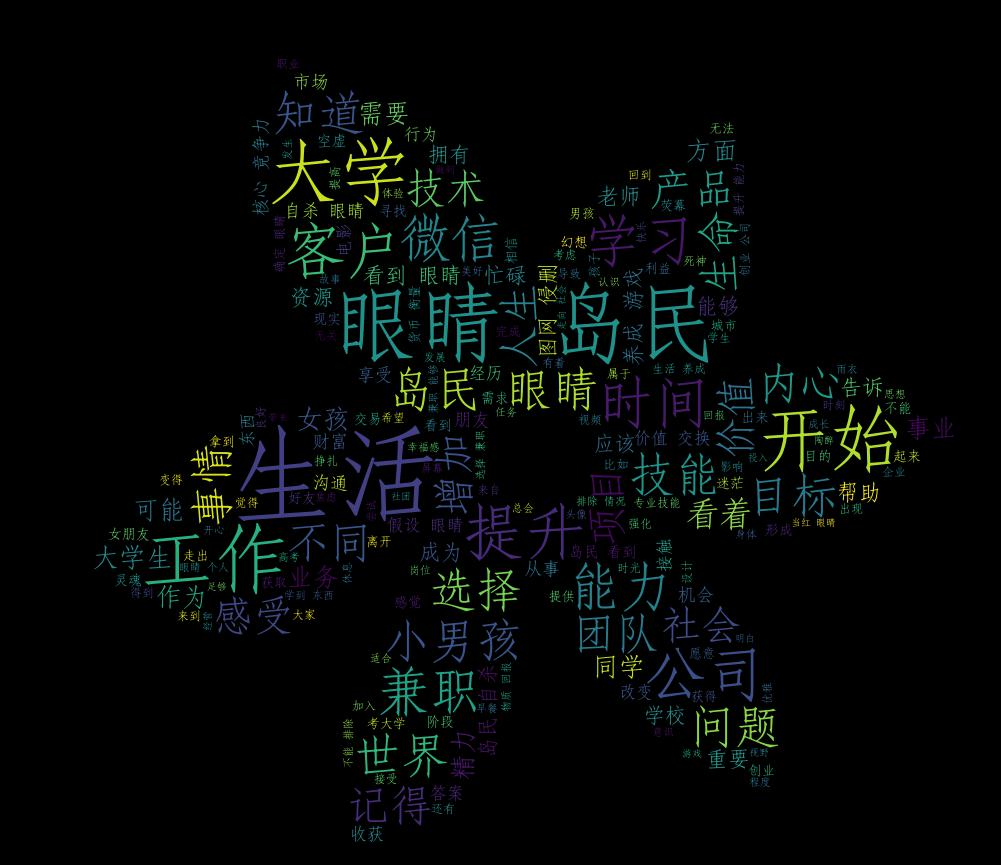

This chart was generated by the following Python code:
#!coding:utf-8

from wordcloud import WordCloud, STOPWORDS, ImageColorGenerator
import matplotlib
matplotlib.use("Agg")
import matplotlib.pyplot as plt
from scipy.misc import imread
import jieba
import jieba.posseg
import sys
reload(sys)
sys.setdefaultencoding("utf-8")


# 从本地文件读取数据，并将数据进行过滤及格式化
def read_word_list():
	text = open("bak.html", "r").read();
	seg = jieba.posseg.cut(text);
	word_list = [];
	file = open("word_flag.txt", "a");
	for str in seg:
		if len(str.word) > 1 and str.word != "名红" and str.word != "没有" and str.word != "喜欢" and str.word != "时候":
			if str.flag == "n" or str.flag == "v" or str.flag == "a" or str.flag == "i" or str.flag == "nr" or str.flag == "ns" or str.flag == "z" or str.flag == "vn":
				word_list.append(str.word);
				file.write(str.word + "," + str.flag);
	file.close();
	cur_text = " ".join(word_list);
	return cur_text;


# 输入被格式化后的数据，生成词云
def generate_word_cloud(cur_text):
	cloud_bg = imread("cloud_bg.jpg");
	word_cloud = WordCloud(font_path="simfang.ttf", mask=cloud_bg, background_color="black", stopwords=STOPWORDS).generate(cur_text);
	image_color = ImageColorGenerator(cloud_bg);
	plt.imshow(word_cloud, interpolation = "bilinear");
	plt.axis("off");
	plt.show();
	word_cloud.to_file("word_cloud.jpg");


if __name__ == "__main__":
	cur_text = read_word_list();
	generate_word_cloud(cur_text);
